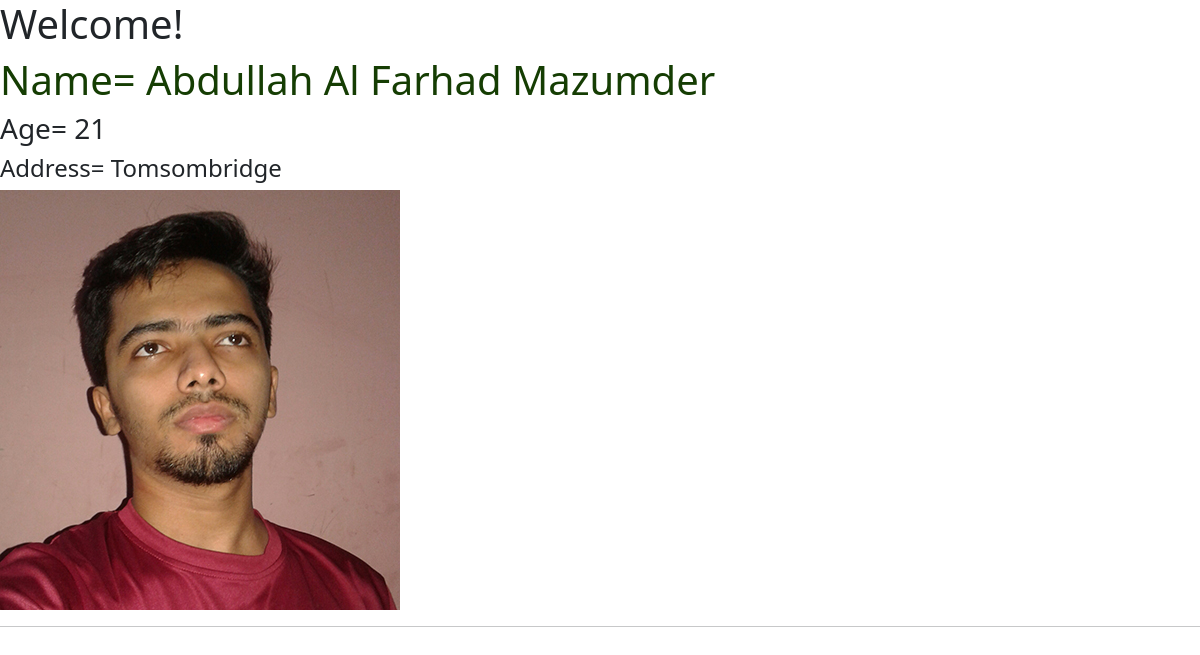
The page / on the database its author committed.
### myprofile/models.py (models this page shows)
class Profile(models.Model):
    name = models.CharField(max_length=40)
    age = models.IntegerField()
    address = models.TextField()
    image = models.ImageField()

### myprofile/views.py (the view)
# urls.py: path('',views.homepage,name='homepage')
def homepage(request):
    profile = Profile.objects.all()
    context = {
        "profile": profile
    }
    return render(request, 'profile.html', context)

### templates/profile.html (shortened to what this page needs)
<!DOCTYPE html>
<html lang="en">
<head>
    <link href="https://cdn.jsdelivr.net/npm/bootstrap@5.0.0/dist/css/bootstrap.min.css" rel="stylesheet">
</head>
<body>
    <h1>Welcome!</h1>
    {% for i in profile %}
        <div>
           <h1 style="color: rgb(21, 61, 3);">Name= {{i.name}}</h1>
           <h3>Age= {{i.age}} </h3>
           <h4>Address= {{i.address}}</h4>
           <img src="{{ i.image.url }}" alt="Image">
           <hr>
        </div>
    {% endfor %}
</body>
</html>

### rows shown on the page
Profile: name "Abdullah Al Farhad Mazumder", age "21", address "Tomsombridge", image (picture)
